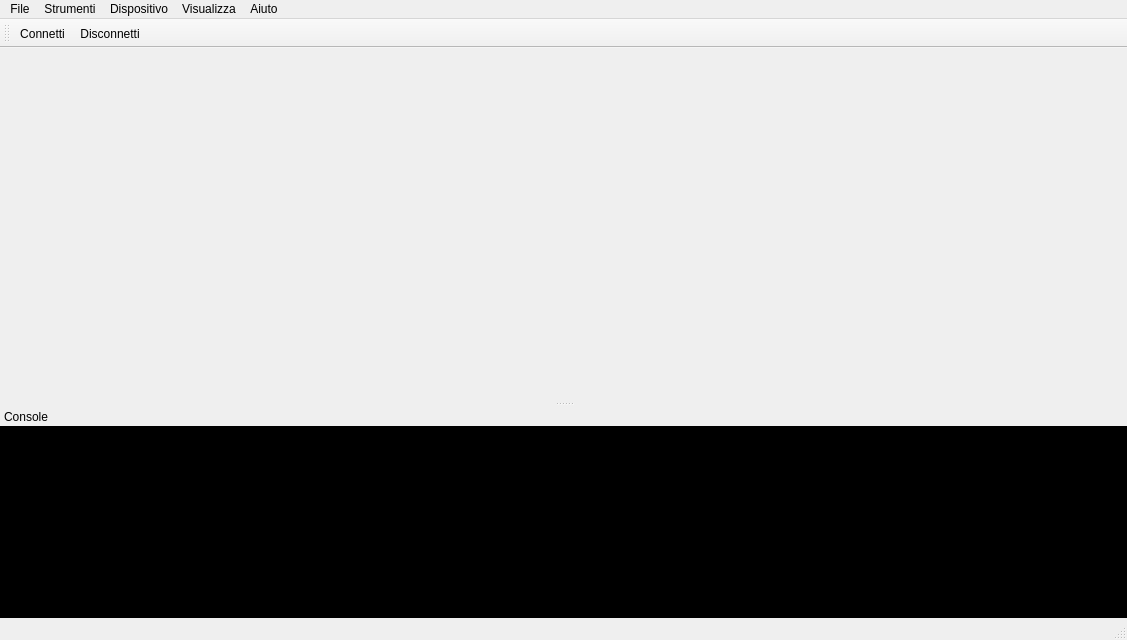
<?xml version="1.0" encoding="UTF-8"?>
<ui version="4.0">
 <class>MainWindow</class>
 <widget class="QMainWindow" name="MainWindow">
  <property name="geometry">
   <rect>
    <x>0</x>
    <y>0</y>
    <width>1127</width>
    <height>640</height>
   </rect>
  </property>
  <property name="minimumSize">
   <size>
    <width>800</width>
    <height>640</height>
   </size>
  </property>
  <property name="windowTitle">
   <string>DruidLab</string>
  </property>
  <property name="windowIcon">
   <iconset resource="resources.qrc">
    <normaloff>:/images/images/druid_lab.png</normaloff>:/images/images/druid_lab.png</iconset>
  </property>
  <widget class="QWidget" name="centralWidget">
   <layout class="QHBoxLayout" name="horizontalLayout">
    <item>
     <layout class="QVBoxLayout" name="verticalLayout"/>
    </item>
   </layout>
  </widget>
  <widget class="QMenuBar" name="menuBar">
   <property name="geometry">
    <rect>
     <x>0</x>
     <y>0</y>
     <width>1127</width>
     <height>25</height>
    </rect>
   </property>
   <widget class="QMenu" name="menuFile">
    <property name="title">
     <string>File</string>
    </property>
    <addaction name="actionConnect"/>
    <addaction name="actionDisconnect"/>
    <addaction name="separator"/>
    <addaction name="actionQuit"/>
   </widget>
   <widget class="QMenu" name="menuHelp">
    <property name="title">
     <string>Aiuto</string>
    </property>
    <addaction name="actionAbout"/>
    <addaction name="actionHelp"/>
   </widget>
   <widget class="QMenu" name="menuTools">
    <property name="title">
     <string>Strumenti</string>
    </property>
    <addaction name="separator"/>
    <addaction name="separator"/>
    <addaction name="actionClear_console"/>
   </widget>
   <widget class="QMenu" name="menuDispositivo_2">
    <property name="title">
     <string>Dispositivo</string>
    </property>
    <addaction name="actionShowRegisters"/>
    <addaction name="actionShowTrace"/>
    <addaction name="actionShowPersonalized"/>
   </widget>
   <widget class="QMenu" name="menuVisualizza">
    <property name="title">
     <string>Visualizza</string>
    </property>
    <addaction name="actionShow_console"/>
    <addaction name="separator"/>
    <addaction name="actionDarkMode"/>
   </widget>
   <addaction name="menuFile"/>
   <addaction name="menuTools"/>
   <addaction name="menuDispositivo_2"/>
   <addaction name="menuVisualizza"/>
   <addaction name="menuHelp"/>
  </widget>
  <widget class="QStatusBar" name="statusBar"/>
  <widget class="QToolBar" name="mainToolBar">
   <attribute name="toolBarArea">
    <enum>TopToolBarArea</enum>
   </attribute>
   <attribute name="toolBarBreak">
    <bool>false</bool>
   </attribute>
   <addaction name="actionConnect"/>
   <addaction name="actionDisconnect"/>
  </widget>
  <widget class="QDockWidget" name="dockWidgetConsole">
   <property name="features">
    <set>QDockWidget::NoDockWidgetFeatures</set>
   </property>
   <property name="allowedAreas">
    <set>Qt::BottomDockWidgetArea</set>
   </property>
   <property name="windowTitle">
    <string>Console</string>
   </property>
   <attribute name="dockWidgetArea">
    <number>8</number>
   </attribute>
   <widget class="QWidget" name="dockWidgetContents">
    <layout class="QHBoxLayout" name="horizontalLayout_2">
     <property name="spacing">
      <number>0</number>
     </property>
     <property name="leftMargin">
      <number>0</number>
     </property>
     <property name="topMargin">
      <number>0</number>
     </property>
     <property name="rightMargin">
      <number>0</number>
     </property>
     <property name="bottomMargin">
      <number>0</number>
     </property>
     <item>
      <widget class="QTextEdit" name="textEditConsole">
       <property name="palette">
        <palette>
         <active>
          <colorrole role="WindowText">
           <brush brushstyle="SolidPattern">
            <color alpha="255">
             <red>214</red>
             <green>214</green>
             <blue>214</blue>
            </color>
           </brush>
          </colorrole>
          <colorrole role="Button">
           <brush brushstyle="SolidPattern">
            <color alpha="255">
             <red>0</red>
             <green>0</green>
             <blue>0</blue>
            </color>
           </brush>
          </colorrole>
          <colorrole role="Light">
           <brush brushstyle="SolidPattern">
            <color alpha="255">
             <red>0</red>
             <green>0</green>
             <blue>0</blue>
            </color>
           </brush>
          </colorrole>
          <colorrole role="Midlight">
           <brush brushstyle="SolidPattern">
            <color alpha="255">
             <red>0</red>
             <green>0</green>
             <blue>0</blue>
            </color>
           </brush>
          </colorrole>
          <colorrole role="Dark">
           <brush brushstyle="SolidPattern">
            <color alpha="255">
             <red>0</red>
             <green>0</green>
             <blue>0</blue>
            </color>
           </brush>
          </colorrole>
          <colorrole role="Mid">
           <brush brushstyle="SolidPattern">
            <color alpha="255">
             <red>0</red>
             <green>0</green>
             <blue>0</blue>
            </color>
           </brush>
          </colorrole>
          <colorrole role="Text">
           <brush brushstyle="SolidPattern">
            <color alpha="255">
             <red>255</red>
             <green>255</green>
             <blue>255</blue>
            </color>
           </brush>
          </colorrole>
          <colorrole role="BrightText">
           <brush brushstyle="SolidPattern">
            <color alpha="255">
             <red>255</red>
             <green>255</green>
             <blue>255</blue>
            </color>
           </brush>
          </colorrole>
          <colorrole role="ButtonText">
           <brush brushstyle="SolidPattern">
            <color alpha="255">
             <red>255</red>
             <green>255</green>
             <blue>255</blue>
            </color>
           </brush>
          </colorrole>
          <colorrole role="Base">
           <brush brushstyle="SolidPattern">
            <color alpha="255">
             <red>0</red>
             <green>0</green>
             <blue>0</blue>
            </color>
           </brush>
          </colorrole>
          <colorrole role="Window">
           <brush brushstyle="SolidPattern">
            <color alpha="255">
             <red>0</red>
             <green>0</green>
             <blue>0</blue>
            </color>
           </brush>
          </colorrole>
          <colorrole role="Shadow">
           <brush brushstyle="SolidPattern">
            <color alpha="255">
             <red>0</red>
             <green>0</green>
             <blue>0</blue>
            </color>
           </brush>
          </colorrole>
          <colorrole role="AlternateBase">
           <brush brushstyle="SolidPattern">
            <color alpha="255">
             <red>0</red>
             <green>0</green>
             <blue>0</blue>
            </color>
           </brush>
          </colorrole>
          <colorrole role="ToolTipBase">
           <brush brushstyle="SolidPattern">
            <color alpha="255">
             <red>255</red>
             <green>255</green>
             <blue>220</blue>
            </color>
           </brush>
          </colorrole>
          <colorrole role="ToolTipText">
           <brush brushstyle="SolidPattern">
            <color alpha="255">
             <red>0</red>
             <green>0</green>
             <blue>0</blue>
            </color>
           </brush>
          </colorrole>
          <colorrole role="PlaceholderText">
           <brush brushstyle="NoBrush">
            <color alpha="128">
             <red>255</red>
             <green>255</green>
             <blue>255</blue>
            </color>
           </brush>
          </colorrole>
         </active>
         <inactive>
          <colorrole role="WindowText">
           <brush brushstyle="SolidPattern">
            <color alpha="255">
             <red>214</red>
             <green>214</green>
             <blue>214</blue>
            </color>
           </brush>
          </colorrole>
          <colorrole role="Button">
           <brush brushstyle="SolidPattern">
            <color alpha="255">
             <red>0</red>
             <green>0</green>
             <blue>0</blue>
            </color>
           </brush>
          </colorrole>
          <colorrole role="Light">
           <brush brushstyle="SolidPattern">
            <color alpha="255">
             <red>0</red>
             <green>0</green>
             <blue>0</blue>
            </color>
           </brush>
          </colorrole>
          <colorrole role="Midlight">
           <brush brushstyle="SolidPattern">
            <color alpha="255">
             <red>0</red>
             <green>0</green>
             <blue>0</blue>
            </color>
           </brush>
          </colorrole>
          <colorrole role="Dark">
           <brush brushstyle="SolidPattern">
            <color alpha="255">
             <red>0</red>
             <green>0</green>
             <blue>0</blue>
            </color>
           </brush>
          </colorrole>
          <colorrole role="Mid">
           <brush brushstyle="SolidPattern">
            <color alpha="255">
             <red>0</red>
             <green>0</green>
             <blue>0</blue>
            </color>
           </brush>
          </colorrole>
          <colorrole role="Text">
           <brush brushstyle="SolidPattern">
            <color alpha="255">
             <red>255</red>
             <green>255</green>
             <blue>255</blue>
            </color>
           </brush>
          </colorrole>
          <colorrole role="BrightText">
           <brush brushstyle="SolidPattern">
            <color alpha="255">
             <red>255</red>
             <green>255</green>
             <blue>255</blue>
            </color>
           </brush>
          </colorrole>
          <colorrole role="ButtonText">
           <brush brushstyle="SolidPattern">
            <color alpha="255">
             <red>255</red>
             <green>255</green>
             <blue>255</blue>
            </color>
           </brush>
          </colorrole>
          <colorrole role="Base">
           <brush brushstyle="SolidPattern">
            <color alpha="255">
             <red>0</red>
             <green>0</green>
             <blue>0</blue>
            </color>
           </brush>
          </colorrole>
          <colorrole role="Window">
           <brush brushstyle="SolidPattern">
            <color alpha="255">
             <red>0</red>
             <green>0</green>
             <blue>0</blue>
            </color>
           </brush>
          </colorrole>
          <colorrole role="Shadow">
           <brush brushstyle="SolidPattern">
            <color alpha="255">
             <red>0</red>
             <green>0</green>
             <blue>0</blue>
            </color>
           </brush>
          </colorrole>
          <colorrole role="AlternateBase">
           <brush brushstyle="SolidPattern">
            <color alpha="255">
             <red>0</red>
             <green>0</green>
             <blue>0</blue>
            </color>
           </brush>
          </colorrole>
          <colorrole role="ToolTipBase">
           <brush brushstyle="SolidPattern">
            <color alpha="255">
             <red>255</red>
             <green>255</green>
             <blue>220</blue>
            </color>
           </brush>
          </colorrole>
          <colorrole role="ToolTipText">
           <brush brushstyle="SolidPattern">
            <color alpha="255">
             <red>0</red>
             <green>0</green>
             <blue>0</blue>
            </color>
           </brush>
          </colorrole>
          <colorrole role="PlaceholderText">
           <brush brushstyle="NoBrush">
            <color alpha="128">
             <red>255</red>
             <green>255</green>
             <blue>255</blue>
            </color>
           </brush>
          </colorrole>
         </inactive>
         <disabled>
          <colorrole role="WindowText">
           <brush brushstyle="SolidPattern">
            <color alpha="255">
             <red>0</red>
             <green>0</green>
             <blue>0</blue>
            </color>
           </brush>
          </colorrole>
          <colorrole role="Button">
           <brush brushstyle="SolidPattern">
            <color alpha="255">
             <red>0</red>
             <green>0</green>
             <blue>0</blue>
            </color>
           </brush>
          </colorrole>
          <colorrole role="Light">
           <brush brushstyle="SolidPattern">
            <color alpha="255">
             <red>0</red>
             <green>0</green>
             <blue>0</blue>
            </color>
           </brush>
          </colorrole>
          <colorrole role="Midlight">
           <brush brushstyle="SolidPattern">
            <color alpha="255">
             <red>0</red>
             <green>0</green>
             <blue>0</blue>
            </color>
           </brush>
          </colorrole>
          <colorrole role="Dark">
           <brush brushstyle="SolidPattern">
            <color alpha="255">
             <red>0</red>
             <green>0</green>
             <blue>0</blue>
            </color>
           </brush>
          </colorrole>
          <colorrole role="Mid">
           <brush brushstyle="SolidPattern">
            <color alpha="255">
             <red>0</red>
             <green>0</green>
             <blue>0</blue>
            </color>
           </brush>
          </colorrole>
          <colorrole role="Text">
           <brush brushstyle="SolidPattern">
            <color alpha="255">
             <red>0</red>
             <green>0</green>
             <blue>0</blue>
            </color>
           </brush>
          </colorrole>
          <colorrole role="BrightText">
           <brush brushstyle="SolidPattern">
            <color alpha="255">
             <red>255</red>
             <green>255</green>
             <blue>255</blue>
            </color>
           </brush>
          </colorrole>
          <colorrole role="ButtonText">
           <brush brushstyle="SolidPattern">
            <color alpha="255">
             <red>0</red>
             <green>0</green>
             <blue>0</blue>
            </color>
           </brush>
          </colorrole>
          <colorrole role="Base">
           <brush brushstyle="SolidPattern">
            <color alpha="255">
             <red>0</red>
             <green>0</green>
             <blue>0</blue>
            </color>
           </brush>
          </colorrole>
          <colorrole role="Window">
           <brush brushstyle="SolidPattern">
            <color alpha="255">
             <red>0</red>
             <green>0</green>
             <blue>0</blue>
            </color>
           </brush>
          </colorrole>
          <colorrole role="Shadow">
           <brush brushstyle="SolidPattern">
            <color alpha="255">
             <red>0</red>
             <green>0</green>
             <blue>0</blue>
            </color>
           </brush>
          </colorrole>
          <colorrole role="AlternateBase">
           <brush brushstyle="SolidPattern">
            <color alpha="255">
             <red>0</red>
             <green>0</green>
             <blue>0</blue>
            </color>
           </brush>
          </colorrole>
          <colorrole role="ToolTipBase">
           <brush brushstyle="SolidPattern">
            <color alpha="255">
             <red>255</red>
             <green>255</green>
             <blue>220</blue>
            </color>
           </brush>
          </colorrole>
          <colorrole role="ToolTipText">
           <brush brushstyle="SolidPattern">
            <color alpha="255">
             <red>0</red>
             <green>0</green>
             <blue>0</blue>
            </color>
           </brush>
          </colorrole>
          <colorrole role="PlaceholderText">
           <brush brushstyle="NoBrush">
            <color alpha="128">
             <red>255</red>
             <green>255</green>
             <blue>255</blue>
            </color>
           </brush>
          </colorrole>
         </disabled>
        </palette>
       </property>
       <property name="font">
        <font>
         <family>Consolas</family>
         <pointsize>10</pointsize>
        </font>
       </property>
       <property name="frameShape">
        <enum>QFrame::NoFrame</enum>
       </property>
       <property name="frameShadow">
        <enum>QFrame::Plain</enum>
       </property>
       <property name="lineWidth">
        <number>0</number>
       </property>
       <property name="lineWrapMode">
        <enum>QTextEdit::NoWrap</enum>
       </property>
       <property name="readOnly">
        <bool>true</bool>
       </property>
       <property name="html">
        <string>&lt;!DOCTYPE HTML PUBLIC &quot;-//W3C//DTD HTML 4.0//EN&quot; &quot;http://www.w3.org/TR/REC-html40/strict.dtd&quot;&gt;
&lt;html&gt;&lt;head&gt;&lt;meta name=&quot;qrichtext&quot; content=&quot;1&quot; /&gt;&lt;style type=&quot;text/css&quot;&gt;
p, li { white-space: pre-wrap; }
&lt;/style&gt;&lt;/head&gt;&lt;body style=&quot; font-family:'Consolas'; font-size:10pt; font-weight:400; font-style:normal;&quot;&gt;
&lt;p style=&quot;-qt-paragraph-type:empty; margin-top:0px; margin-bottom:0px; margin-left:0px; margin-right:0px; -qt-block-indent:0; text-indent:0px;&quot;&gt;&lt;br /&gt;&lt;/p&gt;&lt;/body&gt;&lt;/html&gt;</string>
       </property>
       <property name="textInteractionFlags">
        <set>Qt::LinksAccessibleByKeyboard|Qt::LinksAccessibleByMouse|Qt::TextBrowserInteraction|Qt::TextSelectableByKeyboard|Qt::TextSelectableByMouse</set>
       </property>
      </widget>
     </item>
    </layout>
   </widget>
  </widget>
  <action name="actionQuit">
   <property name="icon">
    <iconset theme="application-exit" resource="resources.qrc">
     <normaloff>:/images/images/system-log-out.png</normaloff>:/images/images/system-log-out.png</iconset>
   </property>
   <property name="text">
    <string>Esci</string>
   </property>
   <property name="shortcut">
    <string>Ctrl+Q</string>
   </property>
  </action>
  <action name="actionConnect">
   <property name="icon">
    <iconset theme="gtk-connect" resource="resources.qrc">
     <normaloff>:/images/images/connect_creating.png</normaloff>:/images/images/connect_creating.png</iconset>
   </property>
   <property name="text">
    <string>Connetti</string>
   </property>
   <property name="shortcut">
    <string>Ctrl+L</string>
   </property>
  </action>
  <action name="actionDisconnect">
   <property name="icon">
    <iconset theme="gtk-disconnect" resource="resources.qrc">
     <normaloff>:/images/images/connect_no.png</normaloff>:/images/images/connect_no.png</iconset>
   </property>
   <property name="text">
    <string>Disconnetti</string>
   </property>
   <property name="shortcut">
    <string>Ctrl+W</string>
   </property>
  </action>
  <action name="actionAbout">
   <property name="icon">
    <iconset theme="info">
     <normaloff>.</normaloff>.</iconset>
   </property>
   <property name="text">
    <string>Informazioni</string>
   </property>
  </action>
  <action name="actionHelp">
   <property name="icon">
    <iconset theme="help">
     <normaloff>.</normaloff>.</iconset>
   </property>
   <property name="text">
    <string>Aiuto</string>
   </property>
   <property name="shortcut">
    <string>F1</string>
   </property>
  </action>
  <action name="actionShowTrace">
   <property name="text">
    <string>Mostra grafico</string>
   </property>
   <property name="toolTip">
    <string>Mostra grafico</string>
   </property>
   <property name="shortcut">
    <string>F6</string>
   </property>
  </action>
  <action name="actionShowRegisters">
   <property name="text">
    <string>Mostra registri</string>
   </property>
   <property name="shortcut">
    <string>F5</string>
   </property>
  </action>
  <action name="actionShowPersonalized">
   <property name="text">
    <string>Mostra tabella personalizzata</string>
   </property>
   <property name="shortcut">
    <string>F7</string>
   </property>
  </action>
  <action name="actionShow_console">
   <property name="checkable">
    <bool>true</bool>
   </property>
   <property name="text">
    <string>Mostra nascondi console</string>
   </property>
  </action>
  <action name="actionClear_console">
   <property name="text">
    <string>Pulisci console</string>
   </property>
  </action>
  <action name="actionDarkMode">
   <property name="checkable">
    <bool>true</bool>
   </property>
   <property name="text">
    <string>Modalità dark</string>
   </property>
  </action>
 </widget>
 <layoutdefault spacing="6" margin="11"/>
 <resources>
  <include location="resources.qrc"/>
 </resources>
 <connections>
  <connection>
   <sender>actionShow_console</sender>
   <signal>toggled(bool)</signal>
   <receiver>dockWidgetConsole</receiver>
   <slot>setVisible(bool)</slot>
   <hints>
    <hint type="sourcelabel">
     <x>-1</x>
     <y>-1</y>
    </hint>
    <hint type="destinationlabel">
     <x>563</x>
     <y>520</y>
    </hint>
   </hints>
  </connection>
  <connection>
   <sender>dockWidgetConsole</sender>
   <signal>visibilityChanged(bool)</signal>
   <receiver>actionShow_console</receiver>
   <slot>setChecked(bool)</slot>
   <hints>
    <hint type="sourcelabel">
     <x>563</x>
     <y>520</y>
    </hint>
    <hint type="destinationlabel">
     <x>-1</x>
     <y>-1</y>
    </hint>
   </hints>
  </connection>
  <connection>
   <sender>actionClear_console</sender>
   <signal>triggered()</signal>
   <receiver>textEditConsole</receiver>
   <slot>clear()</slot>
   <hints>
    <hint type="sourcelabel">
     <x>-1</x>
     <y>-1</y>
    </hint>
    <hint type="destinationlabel">
     <x>563</x>
     <y>518</y>
    </hint>
   </hints>
  </connection>
 </connections>
</ui>
